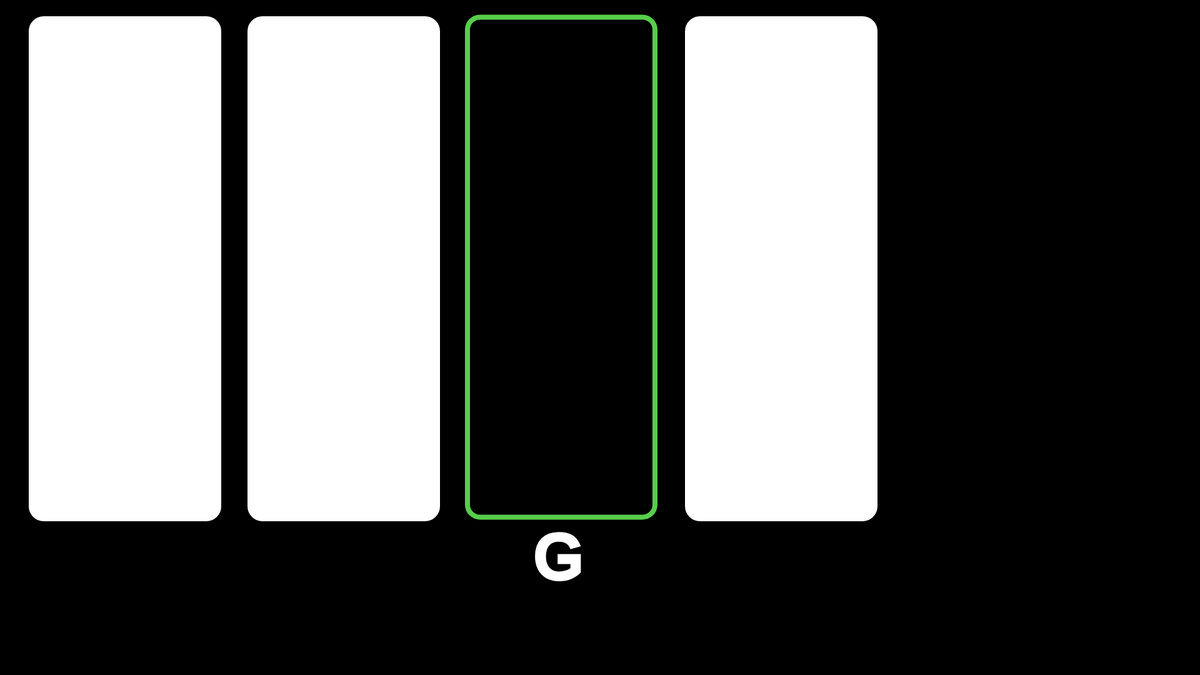
Frame 1 (no input)
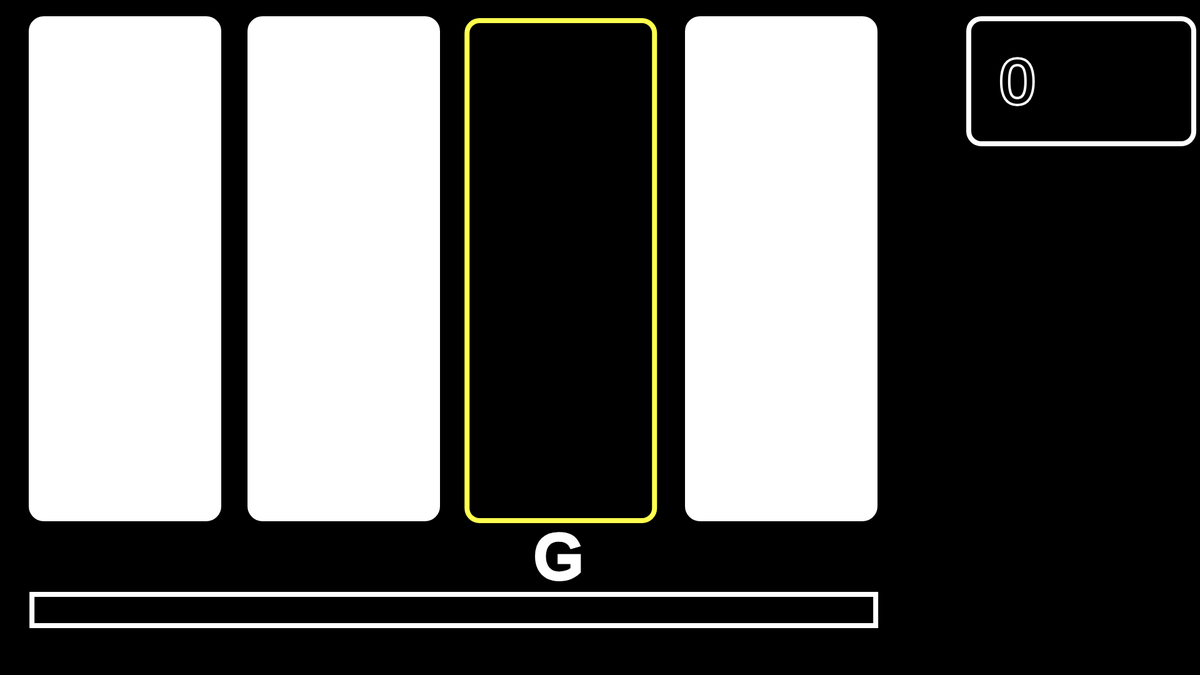
Frame 60 (no input)
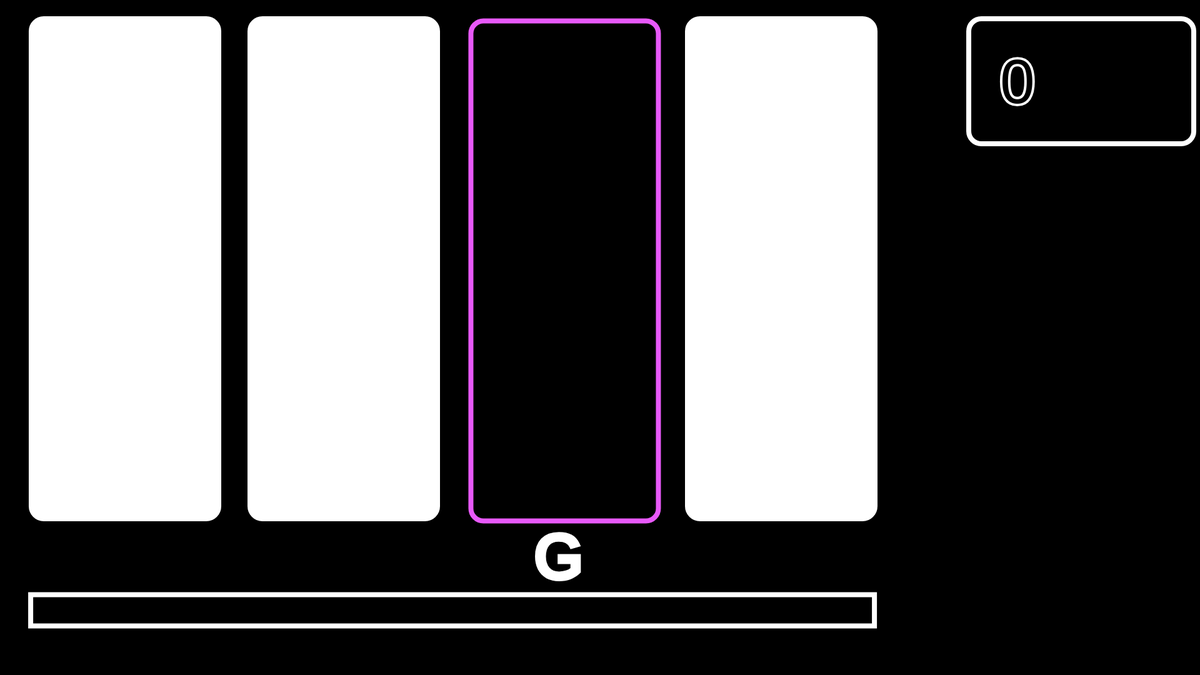
Frame 120 (the mouse pressed at the canvas centre since frame 60)

The p5.js sketch that drew these frames (run headless with seeded random() and noise() and a simulated clock; from frame 60 on, the mouse is pressed at the canvas centre):

// p5.js sketch
// ── sketch.js
function setup() {

  createCanvas(1920, 1080)
   randomcolours = round((random(0,3)))
  print(randomcolours)
}

var faster = 0
var game = true
var gameover = false
var randomcolours = 0
var lenght = 1350
var changescene = false
var score = 0

function draw() {
  background(0);

  // TIMER BAR
  fill(0)
  if(lenght<900){
    fill(200,30,30)
  }
  rect(random(48,52),random(948,952),lenght,50)
  lenght -= faster
  fill(0)
  //   UI  


  // SCORE
  rect(1550,30,360,200,20)
  fill(0)
  textSize(100)
  text(score, 1600, 165)
  // GAMEOVER
  if(lenght < 0){
    gameover = true
  }
//GREEN RED RED RED
if(randomcolours == 0){
  stroke(random(255),random(255),random(255))
  strokeWeight(8)
  fill(0)
  //imprect
  rect(random(46,54),random(26,34),300,800, 20)
  fill(255)  
  stroke(255)
  strokeWeight(8)
  rect(400,30,300,800, 20)
  rect(750,30,300,800, 20)
  rect(1100,30,300,800,20)
  stroke(255)
  strokeWeight(8)
  fill(255)
  textSize(100)
  text("D",160,925)

  }
// RED GREEN RED RED
else if(randomcolours == 1){
  stroke(255)
  strokeWeight(8)
  fill(255)
  rect(50,30,300,800, 20)
  stroke(random(255),random(255),random(255))
  strokeWeight(8)
  fill(0)
  //imprect
  rect(random(396,404),random(26,34),300,800, 20)
  fill(255)
  stroke(255)
  strokeWeight(8)  
  rect(750,30,300,800, 20)
  rect(1100,30,300,800,20)
  fill(255)
  textSize(100)
  text("F",520,925)
  }
// RED RED GREEN RED
else if(randomcolours == 2){
  stroke(255)
  strokeWeight(8)
  fill(255)
  rect(50,30,300,800, 20)
  rect(400,30,300,800, 20)
  fill(0)
  stroke(random(255),random(255),random(255))
  strokeWeight(8)
  //imprect
  rect(random(746,754),random(26,34),300,800, 20)
  fill(255)
  stroke(255)
  strokeWeight(8)
  rect(1100,30,300,800,20)
  fill(255)
  textSize(100)
  text("G",855,925)
  }
  // RED RED RED GREEN
  else if(randomcolours == 3){
    stroke(255)
    strokeWeight(8)
    fill(255)
    rect(50,30,300,800, 20)
    rect(400,30,300,800, 20)
    rect(750,30,300,800, 20)
    fill(0)
    stroke(random(255),random(255),random(255))
    strokeWeight(8)
    //imprect
    rect(random(1096,1104),random(26,34),300,800,20)
    stroke(255)
    strokeWeight(8)
    fill(255)
    textSize(100)
    text("H",1210,925)
    }
if(changescene == true){
  randomcolours = round((random(0,3)))
  changescene = false
}
  if(gameover == true){
  createCanvas(1920, 1080);
    background(0)
    fill(random(255),random(255),random(255))
    textSize(60)
    text("LOOSER",random(315,325),random(395,405))
  
    fill(180)
    textSize(32)
    text("press space to restart", 295, 780)
    textSize(150)
    text(score, 380, 620)
    
  }

}



function keyPressed(){
  //FIRST SQUARE
if(keyCode === 68 && randomcolours == 0 && gameover == false){
  randomcolours = round((random(0,3)))
    lenght = 1350
  score += 1
if(faster < 25){
      faster +=0.3
    }
if(faster > 25){
  faster +=0.15
}
}
else if(keyCode === 68 && randomcolours != 0){
  gameover = true
}
//SECOND SQUARE
if(keyCode === 70 && randomcolours == 1 && gameover == false){
  randomcolours = round((random(0,3)))
    lenght = 1350
  score += 1
if(faster < 25){
      faster +=0.5
    }
    if(faster > 25){
      faster +=0.15
    }
}
else if(keyCode === 70 && randomcolours != 1 ){
  gameover = true
      }
//THIRD SQUARE
  if(keyCode === 71 && randomcolours == 2 && gameover == false){
  randomcolours = round((random(0,3)))
    lenght = 1350
    score += 1
if(faster < 25){
      faster +=0.3
    }
    if(faster > 25){
      faster +=0.3
    }
    if(faster > 25){
      faster +=0.15
    }
}
else if(keyCode === 71 && randomcolours != 2){
  gameover = true
      }
//FOURTH SQUARE
if(keyCode === 72 && randomcolours == 3 && gameover == false){
  randomcolours = round((random(0,3)))
    lenght = 1350
    score += 1
if(faster < 25){
      faster +=0.3
    }
    if(faster > 25){
      faster +=0.15
    }
}
else if(keyCode === 72 && randomcolours != 3){
  gameover = true
      }


  if(keyCode === 32 && gameover == true){
    gameover = false
    faster = 0
    lenght = 1350
    score = 0
  }
}
